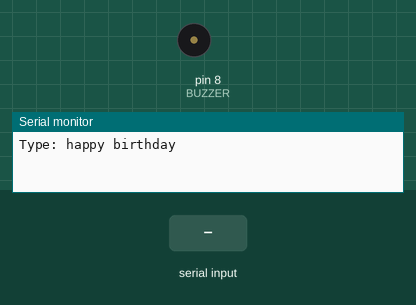
The sketch below on a simulated Arduino Uno, built with avr-gcc and run on an emulated ATmega328P. On the bench: buzzer (waves = sounding), the last lines printed to the serial monitor. The test bench sets the inputs (shaded band).

Above: at 1.2 s.
1.3 s: "happy birthday\n" received over Serial
At 2.0 s:
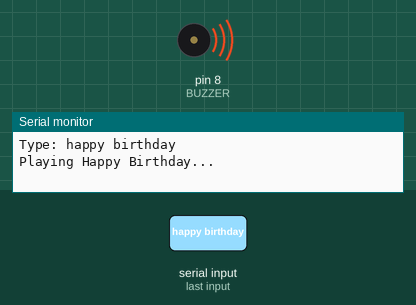
Timing chart, 0 to 10.3 s (numbered marks = the images above; inputs shaded):
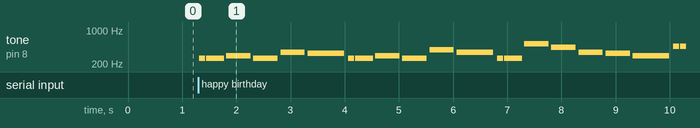

Measured:
- after the input at 1.3 s, tone on pin 8 (BUZZER): plays 262 Hz for 0.11 s, 262 Hz for 0.34 s, 294 Hz for 0.45 s, 262 Hz for 0.45 s, 349 Hz for 0.45 s, 330 Hz for 0.68 s … (21 notes in this stretch), starting at once

The sketch:

Jun16a_Music_HappyBirthday_Serial.ino
```cpp
#define BUZZER 8

String command = "";

// Happy Birthday - corrected melody (25 notes)
int melody[] = {
  262, 262, 294, 262, 349, 330,        // Hap-py Birth-day to you
  262, 262, 294, 262, 392, 349,        // Hap-py Birth-day to you
  262, 262, 524, 440, 349, 330, 294,   // Hap-py Birth-day dear [name]
  466, 466, 440, 349, 392, 349         // Hap-py Birth-day to you
};

// Durations in ms — dotted quarter = 375, quarter = 250, half = 500, dotted half = 750
int noteDurations[] = {
  125, 375, 500, 500, 500, 750,
  125, 375, 500, 500, 500, 750,
  125, 375, 500, 500, 500, 500, 750,
  125, 375, 500, 500, 500, 750
};

void playHappyBirthday() {
  for (int i = 0; i < 25; i++) {
    tone(BUZZER, melody[i], noteDurations[i] * 0.9); // 10% gap between notes
    delay(noteDurations[i]);
  }
  noTone(BUZZER);
}

void setup() {
  Serial.begin(9600);
  Serial.println("Type: happy birthday");
}

void loop() {
  if (Serial.available()) {
    command = Serial.readStringUntil('\n');
    command.trim();
    command.toLowerCase();
    if (command == "happy birthday") {
      Serial.println("Playing Happy Birthday...");
      playHappyBirthday();
    }
  }
}
```
